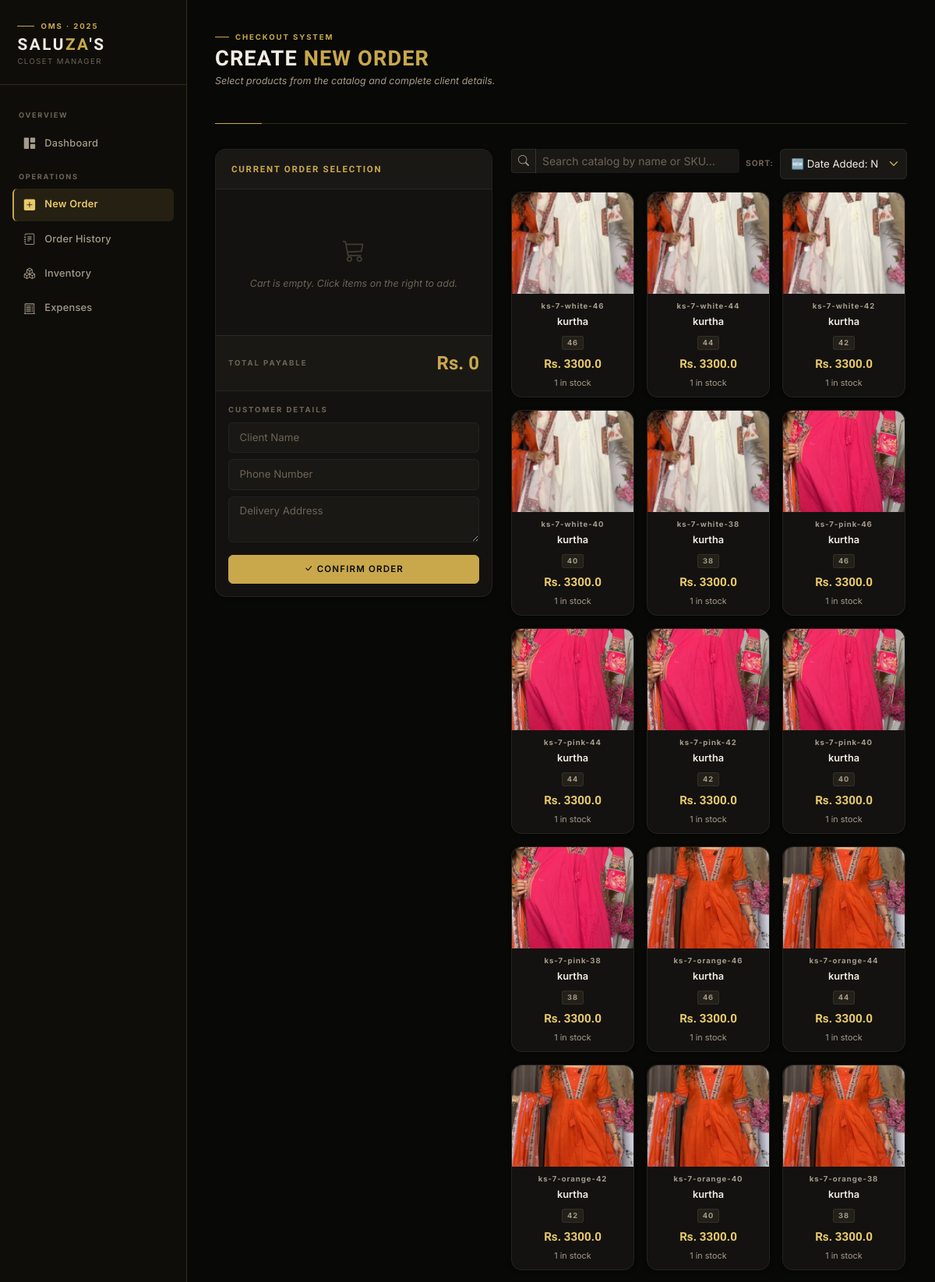
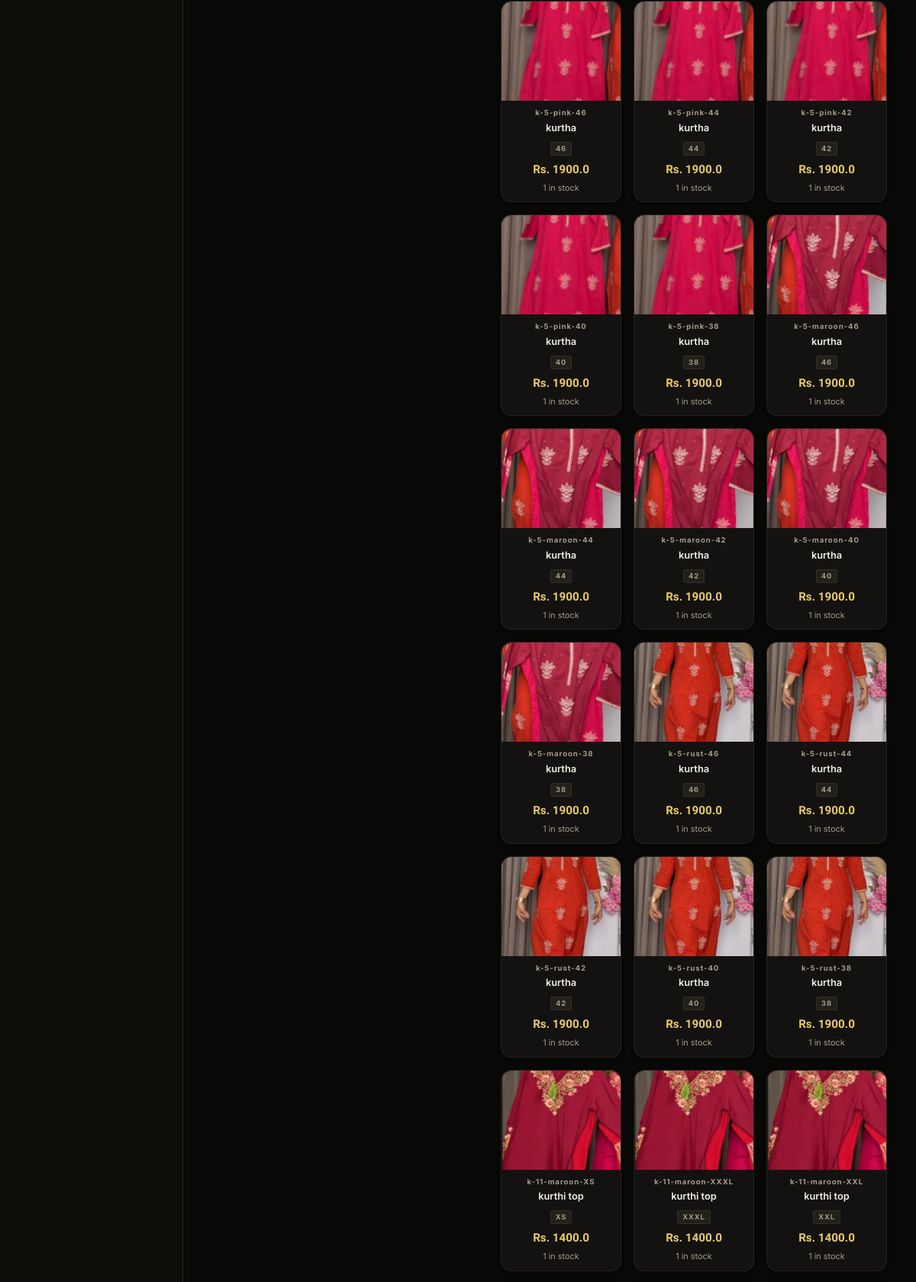
/new_order (upper part), run on the app's committed database (2 pictures, top to bottom).
### app.py (models this page shows)
class Product(db.Model):
    id = db.Column(db.Integer, primary_key=True)
    sku = db.Column(db.String(50), unique=True, nullable=True)
    name = db.Column(db.String(100), nullable=False)
    size = db.Column(db.String(10), nullable=False)
    cost_price = db.Column(db.Float, default=0.0)
    price = db.Column(db.Float, nullable=False)
    stock = db.Column(db.Integer, default=0)
    image = db.Column(db.String(100), nullable=True)

### app.py (the view)
@app.route('/new_order')
def new_order():
    products = Product.query.filter(Product.stock > 0).order_by(Product.id.desc()).all()
    return render_template('new_order.html', products=products)

### templates/new_order.html (shortened to what this page needs)
{% extends "layout.html" %}
{% block content %}
<div class="page-header">
    <div>
        <div class="page-header-eyebrow">
            <div class="page-header-eyebrow-line"></div>
            <span class="page-header-eyebrow-text">Checkout System</span>
        </div>
        <h1>Create <span class="gold">New Order</span></h1>
        <p class="page-header-sub">Select products from the catalog and complete client details.</p>
    </div>
</div>
<div class="row g-4">
    <div class="col-md-5">
        <div class="card" style="position: sticky; top: 1.5rem;">
            <div class="card-header">Current Order Selection</div>
            <div class="card-body p-0 d-flex flex-column">
                <div style="max-height: 280px; overflow-y: auto; padding: 0.5rem 0;">
                    <div id="emptyCartMsg" class="text-center py-5" style="color: var(--text-tertiary);">
                        <i class="bi bi-cart3" style="font-size: 1.8rem; display: block; margin-bottom: 0.4rem; opacity: 0.5;"></i>
                        <span style="font-size: 0.78rem; font-style: italic;">Cart is empty. Click items on the right to add.</span>
                    </div>
                </div>
                <div class="d-flex justify-content-between align-items-center px-3 py-3" style="border-top: 1px solid var(--line-soft); background: var(--surface-2);">
                    <span class="stat-label mb-0">Total Payable</span>
                    <span style="font-family: 'Oswald', sans-serif; font-size: 1.5rem; font-weight: 600; color: var(--gold);">
                        Rs. <span id="grandTotal">0</span>
                    </span>
                </div>
                <div class="p-3" style="border-top: 1px solid var(--line-soft);">
                    <div class="stat-label mb-2">Customer Details</div>
                    <input type="text" id="custName" class="form-control form-control-sm mb-2" placeholder="Client Name">
                    <input type="text" id="custPhone" class="form-control form-control-sm mb-2" placeholder="Phone Number">
                    <textarea id="custAddress" class="form-control form-control-sm mb-3" rows="2" placeholder="Delivery Address"></textarea>
                    <button onclick="submitOrder()" class="btn btn-primary w-100">
                        <i class="bi bi-check-lg me-1"></i>Confirm Order
                    </button>
                </div>
            </div>
        </div>
    </div>
    <div class="col-md-7">
        <div class="row g-2 mb-3">
            <div class="col-sm-7">
                <div class="input-group input-group-sm">
                    <span class="input-group-text"><i class="bi bi-search"></i></span>
                    <input type="text" id="searchInput" class="form-control" placeholder="Search catalog by name or SKU…" onkeyup="filterAndSortProducts()">
                </div>
            </div>
            <div class="col-sm-5">
                <div class="d-flex align-items-center gap-2">
                    <span style="font-size: 0.65rem; font-weight: 700; color: var(--text-tertiary); text-transform: uppercase; letter-spacing: 0.08em; white-space: nowrap;">Sort:</span>
                    <select id="sortSelect" class="form-select form-select-sm" onchange="filterAndSortProducts()">
                        <option value="newest" selected>🆕 Date Added: Newest</option>
                    </select>
                </div>
            </div>
        </div>
        <div class="row row-cols-2 row-cols-md-3 g-3" id="productGrid" style="max-height: 76vh; overflow-y: auto; padding-right: 2px;">
            {% for p in products %}
            <div class="col product-card-col"
                 data-id="{{ p.id }}"
                 data-name="{{ p.name.lower() }} {{ p.sku.lower() if p.sku else '' }}"
                 data-title="{{ p.name.lower() }}"
                 data-price="{{ p.price }}">
                <div class="card h-100" onclick="addToCart({{ p.id }}, '{{ p.name }}', '{{ p.size }}', {{ p.price }}, {{ p.stock }}, '{{ p.sku if p.sku else '' }}')">
                    <div style="height: 130px; overflow: hidden; border-radius: var(--r-lg) var(--r-lg) 0 0; background: var(--surface-2); display: flex; align-items: center; justify-content: center;">
                        {% if p.image %}
                        <img src="{{ url_for('static', filename='uploads/' + p.image) }}" style="width: 100%; height: 100%; object-fit: cover;">
                        {% else %}
                        <span style="font-size: 1.8rem; color: var(--text-tertiary);">👗</span>
                        {% endif %}
                    </div>
                    <div class="card-body p-2 text-center">
                        {% if p.sku %}
                        <small style="color: var(--gold); display: block; font-size: 0.6rem; font-weight: 700; letter-spacing: 0.1em; margin-bottom: 2px;">{{ p.sku }}</small>
                        {% endif %}
                        <div style="font-weight: 600; font-size: 0.8rem; margin-bottom: 4px; overflow: hidden; text-overflow: ellipsis; white-space: nowrap;">{{ p.name }}</div>
                        <span class="badge bg-secondary" style="font-size: 0.58rem; margin-bottom: 6px;">{{ p.size }}</span>
                        <div style="font-family: 'Oswald', sans-serif; font-weight: 600; color: var(--gold-light); font-size: 0.95rem;">Rs. {{ p.price }}</div>
                        <small style="color: {{ 'var(--danger)' if p.stock < 5 else 'var(--text-tertiary)' }}; font-size: 0.68rem;">
                            {{ p.stock }} in stock
                        </small>
                    </div>
                </div>
            </div>
            {% endfor %}
        </div>
    </div>
</div>
{% endblock %}

### data on the page
Product: image (picture), sku "ks-7-white-46", name "kurtha", size "46", price "3300.0", stock "1"
Product: image (picture), sku "ks-7-white-44", name "kurtha", size "44", price "3300.0", stock "1"
Product: image (picture), sku "ks-7-white-42", name "kurtha", size "42", price "3300.0", stock "1"
Product: image (picture), sku "ks-7-white-40", name "kurtha", size "40", price "3300.0", stock "1"
Product: image (picture), sku "ks-7-white-38", name "kurtha", size "38", price "3300.0", stock "1"
Product: image (picture), sku "ks-7-pink-46", name "kurtha", size "46", price "3300.0", stock "1"
Product: image (picture), sku "ks-7-pink-44", name "kurtha", size "44", price "3300.0", stock "1"
Product: image (picture), sku "ks-7-pink-42", name "kurtha", size "42", price "3300.0", stock "1"
Product: image (picture), sku "ks-7-pink-40", name "kurtha", size "40", price "3300.0", stock "1"
Product: image (picture), sku "ks-7-pink-38", name "kurtha", size "38", price "3300.0", stock "1"
Product: image (picture), sku "ks-7-orange-46", name "kurtha", size "46", price "3300.0", stock "1"
Product: image (picture), sku "ks-7-orange-44", name "kurtha", size "44", price "3300.0", stock "1"
Product: image (picture), sku "ks-7-orange-42", name "kurtha", size "42", price "3300.0", stock "1"
Product: image (picture), sku "ks-7-orange-40", name "kurtha", size "40", price "3300.0", stock "1"
Product: image (picture), sku "ks-7-orange-38", name "kurtha", size "38", price "3300.0", stock "1"
Product: image (picture), sku "k-5-pink-46", name "kurtha", size "46", price "1900.0", stock "1"
Product: image (picture), sku "k-5-pink-44", name "kurtha", size "44", price "1900.0", stock "1"
Product: image (picture), sku "k-5-pink-42", name "kurtha", size "42", price "1900.0", stock "1"
Product: image (picture), sku "k-5-pink-40", name "kurtha", size "40", price "1900.0", stock "1"
Product: image (picture), sku "k-5-pink-38", name "kurtha", size "38", price "1900.0", stock "1"
Product: image (picture), sku "k-5-maroon-46", name "kurtha", size "46", price "1900.0", stock "1"
Product: image (picture), sku "k-5-maroon-44", name "kurtha", size "44", price "1900.0", stock "1"
Product: image (picture), sku "k-5-maroon-42", name "kurtha", size "42", price "1900.0", stock "1"
Product: image (picture), sku "k-5-maroon-40", name "kurtha", size "40", price "1900.0", stock "1"
Product: image (picture), sku "k-5-maroon-38", name "kurtha", size "38", price "1900.0", stock "1"
Product: image (picture), sku "k-5-rust-46", name "kurtha", size "46", price "1900.0", stock "1"
Product: image (picture), sku "k-5-rust-44", name "kurtha", size "44", price "1900.0", stock "1"
Product: image (picture), sku "k-5-rust-42", name "kurtha", size "42", price "1900.0", stock "1"
Product: image (picture), sku "k-5-rust-40", name "kurtha", size "40", price "1900.0", stock "1"
Product: image (picture), sku "k-5-rust-38", name "kurtha", size "38", price "1900.0", stock "1"
Product: image (picture), sku "k-11-maroon-XS", name "kurthi top", size "XS", price "1400.0", stock "1"
Product: image (picture), sku "k-11-maroon-XXXL", name "kurthi top", size "XXXL", price "1400.0", stock "1"
Product: image (picture), sku "k-11-maroon-XXL", name "kurthi top", size "XXL", price "1400.0", stock "1"
